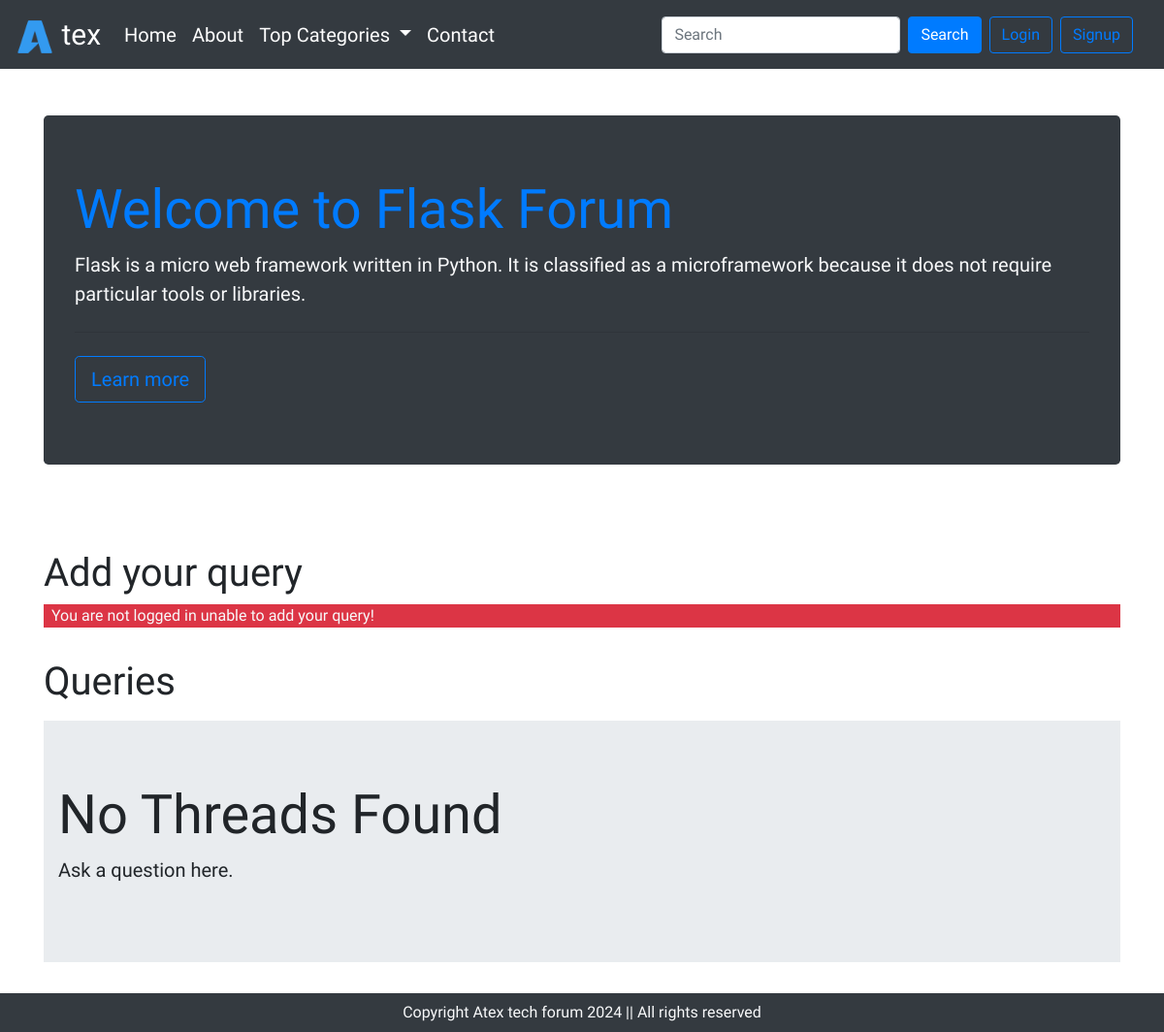
The page /threads.php?catid=4 on the database its author committed.
### tables this page shows
CREATE TABLE `categories` (
  `id` int(10) NOT NULL,
  `name` varchar(255) NOT NULL,
  `description` varchar(255) NOT NULL,
  `created` datetime NOT NULL DEFAULT current_timestamp()
);

### threads.php (the view, shortened to what this page needs)
<!doctype html>
<html lang="en">
<head>
    <link rel="stylesheet" href="https://cdn.jsdelivr.net/npm/bootstrap@4.6.2/dist/css/bootstrap.min.css"
>
        <link rel="stylesheet" href="style.css">
</head>
<body>
    <?php include './Partials/_dbconnect.php'; ?>
    <?php include './Partials/_header.php'; ?>
    <?php
        $id = $_GET['catid'];
        $sql = "SELECT * FROM `categories` WHERE id='$id' ";
        $result = mysqli_query($conn,$sql);
        while($row = mysqli_fetch_assoc($result)){
          $cname = $row['name'];
          $cdesc = $row['description'];
        }
    ?>
    <div class="container my-5"  id="ques">
        <div class="jumbotron bg-dark text-light">
            <h1 class="display-4 text-primary"><b>Welcome to <?php echo $cname; ?> Forum</b></h1>
            <p class="lead"><?php echo $cdesc; ?></p>
            <hr class="my-4">
            <a class="btn btn-dark btn-outline-primary btn-lg" href="#" role="button">Learn more</a>
        </div>
    </div>
    <?php
        if(isset($_SESSION['loggedin']) && $_SESSION['loggedin'] == true){
            echo '
            <div class="container my-5" id="ques">
                <h1>Ask your query</h1>
                <form action=" '.$_SERVER['REQUEST_URI'].'" method="post" >
                    <div class="form-group">
                        <label for="exampleInputEmail1">Problem Title</label>
                        <input type="text" class="form-control" id="title"  name="title" aria-describedby="emailHelp">
                        <small id="emailHelp" class="form-text text-muted">Keep your title short.</small>
                    </div>
                    <input type="hidden" name="sno" value=" '.$_SESSION['sno'].' ">
                    <div class="form-group">
                        <label for="exampleFormControlTextarea1">Ask your queries here </label>
                        <textarea class="form-control" id="desc" name="desc" rows="3"></textarea>
                    </div>
                    <button type="submit" class="btn btn-dark">Submit</button>
                </form>
           </div>';
        }
        else{
            echo '
            <div class="container ">
                <h1>Add your query </h1>
                <p class="bg-danger text-light px-2"> You are not logged in unable to add your query!</p>
            </div>
            ';
        }
    ?>
    <div class="container my-4 mb-0">
        <h1 class="py-2">Queries</h1>
        <?php
            $noResult = true;
               if($noResult){
                echo '
                <div class="jumbotron jumbotron-fluid">
                   <div class="container">
                    <h1 class="display-4">No Threads  Found</h1>
                    <p class="lead">Ask a question here.</p>
                   </div>
                </div>';
            }
        ?>
    </div>
    <?php include './Partials/_footer.php'; ?>
</body>
</html>

### style.css (style rules this page uses)
body { font-family: "Ubuntu Condensed", sans-serif; }

### threads.php (style rules this page uses)
#ques { min-height: 400px; }

### rows shown on the page
categories: name "Flask", description "Flask is a micro web framework written in Python. It is classified as a microframework because it does not require particular tools or libraries."
